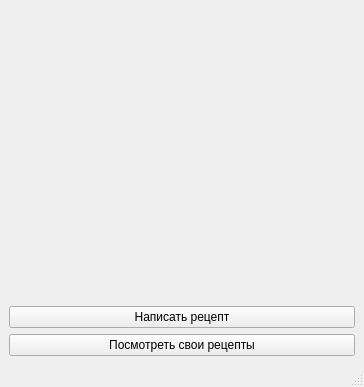
<?xml version="1.0" encoding="UTF-8"?>
<ui version="4.0">
 <class>MainWindow</class>
 <widget class="QMainWindow" name="MainWindow">
  <property name="geometry">
   <rect>
    <x>0</x>
    <y>0</y>
    <width>364</width>
    <height>387</height>
   </rect>
  </property>
  <property name="sizePolicy">
   <sizepolicy hsizetype="Minimum" vsizetype="Minimum">
    <horstretch>0</horstretch>
    <verstretch>0</verstretch>
   </sizepolicy>
  </property>
  <property name="windowTitle">
   <string>Кулинарное приложение</string>
  </property>
  <property name="windowIcon">
   <iconset>
    <normaloff>Data/recipe_icon.png</normaloff>Data/recipe_icon.png</iconset>
  </property>
  <property name="layoutDirection">
   <enum>Qt::LeftToRight</enum>
  </property>
  <property name="autoFillBackground">
   <bool>false</bool>
  </property>
  <widget class="QWidget" name="centralwidget">
   <layout class="QGridLayout" name="gridLayout">
    <item row="0" column="0">
     <widget class="QLabel" name="logo">
      <property name="toolTip">
       <string notr="true"/>
      </property>
      <property name="statusTip">
       <string notr="true"/>
      </property>
      <property name="whatsThis">
       <string notr="true"/>
      </property>
      <property name="frameShape">
       <enum>QFrame::NoFrame</enum>
      </property>
      <property name="text">
       <string notr="true"/>
      </property>
      <property name="textFormat">
       <enum>Qt::PlainText</enum>
      </property>
      <property name="pixmap">
       <pixmap>Data/recipe book_logo.png</pixmap>
      </property>
      <property name="scaledContents">
       <bool>false</bool>
      </property>
      <property name="alignment">
       <set>Qt::AlignCenter</set>
      </property>
      <property name="wordWrap">
       <bool>false</bool>
      </property>
      <property name="margin">
       <number>0</number>
      </property>
      <property name="indent">
       <number>-1</number>
      </property>
      <property name="openExternalLinks">
       <bool>false</bool>
      </property>
      <property name="textInteractionFlags">
       <set>Qt::NoTextInteraction</set>
      </property>
     </widget>
    </item>
    <item row="2" column="0">
     <widget class="QPushButton" name="all_recipes">
      <property name="sizePolicy">
       <sizepolicy hsizetype="Minimum" vsizetype="Fixed">
        <horstretch>0</horstretch>
        <verstretch>0</verstretch>
       </sizepolicy>
      </property>
      <property name="minimumSize">
       <size>
        <width>0</width>
        <height>0</height>
       </size>
      </property>
      <property name="maximumSize">
       <size>
        <width>16777215</width>
        <height>16777215</height>
       </size>
      </property>
      <property name="sizeIncrement">
       <size>
        <width>0</width>
        <height>0</height>
       </size>
      </property>
      <property name="baseSize">
       <size>
        <width>0</width>
        <height>0</height>
       </size>
      </property>
      <property name="font">
       <font>
        <kerning>true</kerning>
       </font>
      </property>
      <property name="cursor">
       <cursorShape>PointingHandCursor</cursorShape>
      </property>
      <property name="mouseTracking">
       <bool>false</bool>
      </property>
      <property name="tabletTracking">
       <bool>false</bool>
      </property>
      <property name="focusPolicy">
       <enum>Qt::StrongFocus</enum>
      </property>
      <property name="acceptDrops">
       <bool>false</bool>
      </property>
      <property name="toolTip">
       <string/>
      </property>
      <property name="statusTip">
       <string/>
      </property>
      <property name="whatsThis">
       <string/>
      </property>
      <property name="accessibleName">
       <string/>
      </property>
      <property name="accessibleDescription">
       <string/>
      </property>
      <property name="text">
       <string>Посмотреть свои рецепты</string>
      </property>
      <property name="checkable">
       <bool>false</bool>
      </property>
      <property name="autoRepeat">
       <bool>false</bool>
      </property>
      <property name="autoExclusive">
       <bool>false</bool>
      </property>
      <property name="autoDefault">
       <bool>false</bool>
      </property>
      <property name="default">
       <bool>false</bool>
      </property>
      <property name="flat">
       <bool>false</bool>
      </property>
     </widget>
    </item>
    <item row="1" column="0">
     <widget class="QPushButton" name="create_recipe_button">
      <property name="sizePolicy">
       <sizepolicy hsizetype="Minimum" vsizetype="Fixed">
        <horstretch>0</horstretch>
        <verstretch>0</verstretch>
       </sizepolicy>
      </property>
      <property name="minimumSize">
       <size>
        <width>0</width>
        <height>0</height>
       </size>
      </property>
      <property name="maximumSize">
       <size>
        <width>16777215</width>
        <height>16777215</height>
       </size>
      </property>
      <property name="sizeIncrement">
       <size>
        <width>0</width>
        <height>0</height>
       </size>
      </property>
      <property name="baseSize">
       <size>
        <width>0</width>
        <height>0</height>
       </size>
      </property>
      <property name="font">
       <font>
        <kerning>true</kerning>
       </font>
      </property>
      <property name="cursor">
       <cursorShape>PointingHandCursor</cursorShape>
      </property>
      <property name="mouseTracking">
       <bool>false</bool>
      </property>
      <property name="tabletTracking">
       <bool>false</bool>
      </property>
      <property name="focusPolicy">
       <enum>Qt::StrongFocus</enum>
      </property>
      <property name="acceptDrops">
       <bool>false</bool>
      </property>
      <property name="toolTip">
       <string/>
      </property>
      <property name="statusTip">
       <string/>
      </property>
      <property name="whatsThis">
       <string/>
      </property>
      <property name="accessibleName">
       <string/>
      </property>
      <property name="accessibleDescription">
       <string/>
      </property>
      <property name="text">
       <string>Написать рецепт</string>
      </property>
      <property name="checkable">
       <bool>false</bool>
      </property>
      <property name="autoRepeat">
       <bool>false</bool>
      </property>
      <property name="autoExclusive">
       <bool>false</bool>
      </property>
      <property name="autoDefault">
       <bool>false</bool>
      </property>
      <property name="default">
       <bool>false</bool>
      </property>
      <property name="flat">
       <bool>false</bool>
      </property>
     </widget>
    </item>
   </layout>
  </widget>
  <widget class="QStatusBar" name="statusbar"/>
 </widget>
 <resources/>
 <connections/>
</ui>
